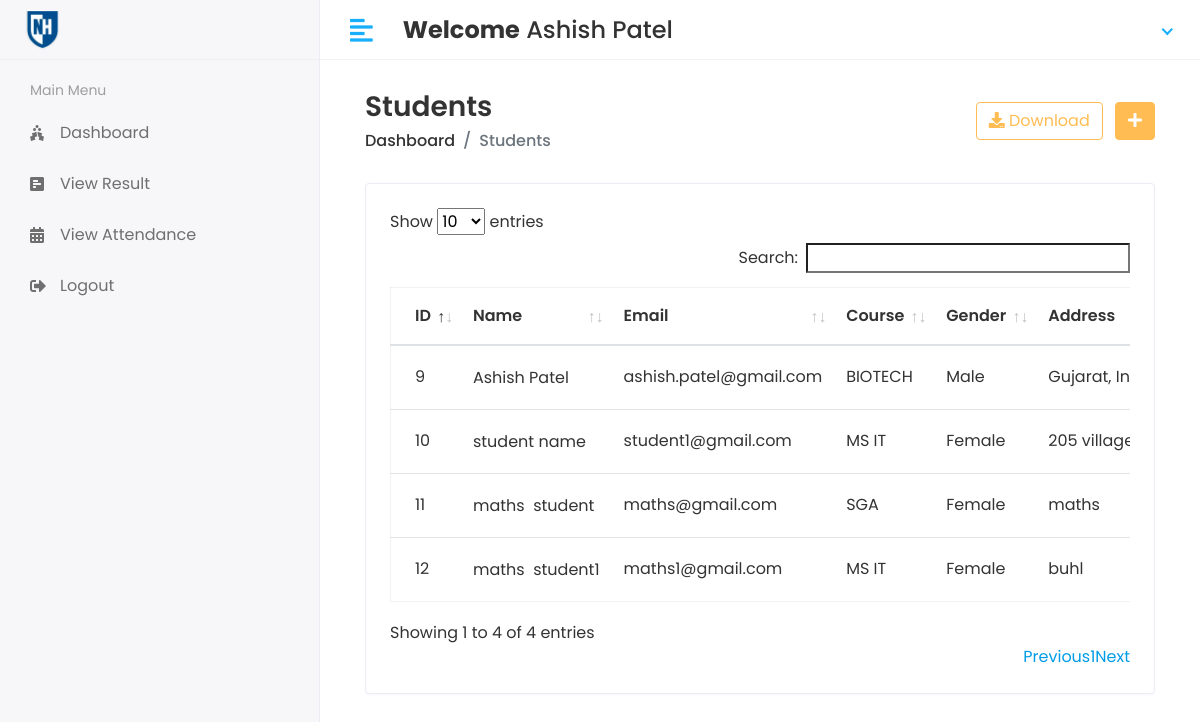
The page /hod/View/Student (signed in) on the database its author committed.
### app/models.py (models this page shows, shortened)
class CustomUser(AbstractUser):
    USER = (
        (1,'HOD'),
        (2,'STAFF'),
        (3,'STUDENT'),
    )
    user_type = models.CharField(choices = USER ,max_length=50,default=1)
    profile_pic = models.ImageField(upload_to='profile_pics/', blank=True, null=True)

class Student(models.Model):
    admin = models.OneToOneField(CustomUser,on_delete=models.CASCADE)
    address = models.TextField()
    gender = models.CharField(max_length=100)
    course_id = models.ForeignKey(Course,on_delete=models.DO_NOTHING)
    session_year_id = models.ForeignKey(Session_Year,on_delete=models.CASCADE)
    created_at = models.DateTimeField(auto_now_add=True)
    updated_at = models.DateTimeField(auto_now=True)

class Course(models.Model):
    name = models.CharField(max_length= 100)
    created_at = models.DateTimeField(auto_now_add = True)
    updated_at = models.DateTimeField(auto_now = True)

### Attendance_Recording/hod_views.py (the view)
# urls.py: path('hod/View/Student', hod_views.VIEW_STUDENT, name= "view_student"),
@login_required(login_url='/')
def VIEW_STUDENT(request):
    student = Student.objects.all()
    context = {
        'student' : student,
    }
    return render(request, 'hod/view_student.html',context)

### templates/hod/view_student.html (shortened to what this page needs)
{% extends 'base.html' %}
{% block content %}
<div class="content container-fluid">
    <div class="page-header">
       <div class="row align-items-center">
          <div class="col">
             <h3 class="page-title">Students</h3>
             <ul class="breadcrumb">
                <li class="breadcrumb-item"><a href="index.html">Dashboard</a></li>
                <li class="breadcrumb-item active">Students</li>
             </ul>
          </div>
          <div class="col-auto text-right float-right ml-auto">
             <a href="#" class="btn btn-outline-primary mr-2"><i class="fas fa-download"></i> Download</a>
             <a href="add-student.html" class="btn btn-primary"><i class="fas fa-plus"></i></a>
          </div>
       </div>
    </div>
    <div class="row">
       <div class="col-sm-12">
          <div class="card card-table">
             <div class="card-body">
                <div class="table-responsive">
                  <table id="table_id" class="table table-hover table-center mb-0">
                      <thead>
                         <tr>
                            <th>ID</th>
                            <th>Name</th>
                            <th>Email</th>
                            <th>Course</th>
                            <th>Gender</th>
                            <th>Address</th>
                         </tr>
                      </thead>
                      <tbody>
                        {% for i in student %}
                         <tr>
                            <td>{{i.id}}</td>
                            <td>
                               <h2 class="table-avatar">
                                  <a href="student-details.html">{{i.admin.first_name}}&nbsp;{{i.admin.last_name}}</a>
                               </h2>
                            </td>
                            <td>{{i.admin.email}}</td>
                            <td>{{i.course_id.name}}</td>
                            <td>{{i.gender}}</td>
                            <td>{{i.address}}</td>
                         </tr>
                        {% endfor %}
                      </tbody>
                   </table>
                </div>
             </div>
          </div>
       </div>
    </div>
 </div>
{% endblock %}

### templates/base.html (shortened to what this page needs)
<!DOCTYPE html>
<html lang="en">
{% load static %}
   <head>
      <link rel="stylesheet" href="{%static 'assets/plugins/bootstrap/css/bootstrap.min.css' %}">
      <link rel="stylesheet" href="{%static 'assets/plugins/fontawesome/css/fontawesome.min.css' %}">
      <link rel="stylesheet" href="{%static 'assets/plugins/fontawesome/css/all.min.css' %}">
      <link rel="stylesheet" href="{%static 'assets/css/style.css' %}">
   <link rel="stylesheet" href="{% static 'assets/plugins/datatables/datatables.min.css' %}">
   </head>
   <body>
    <div class="main-wrapper">
      {% include 'includes/header.html' %}
      {% include 'includes/sidebar.html' %}
<div class="page-wrapper">
   <div class="content container-fluid">
{% block content %}
      {% endblock %}
   </div>
</div>
   </body>
</html>

### templates/includes/header.html (shortened to what this page needs)
{% load static %}
<div class="header">
   <div class="header-left">
      <a href="index.html" class="logo">
      <img src="{% static 'assets/img/logo_unh.png' %}" alt="Logo">
      </a>
   </div>
   <a href="javascript:void(0);" id="toggle_btn">
   <i class="fas fa-align-left"></i>
   </a>
   <div class="top-nav-search mt-3">
      <h4><strong>Welcome</strong>&nbsp<span>{{user.first_name}} {{ user.last_name }}</span>&nbsp;</h4>
   </div>
   <ul class="nav user-menu">
      <li class="nav-item dropdown noti-dropdown">
         <a href="#" class="dropdown-toggle nav-link" data-toggle="dropdown">
         </a>
      </li>
      <li class="nav-item dropdown has-arrow">
         <a href="#" class="dropdown-toggle nav-link" data-toggle="dropdown">
        </a>
      </li>
   </ul>
</div>

### templates/includes/sidebar.html (shortened to what this page needs)
{% load active_link_tags %}
<div class="sidebar" id="sidebar">
   <div class="sidebar-inner slimscroll">
      <div id="sidebar-menu" class="sidebar-menu">
         {% if user.user_type == '1' %}
         <ul>
            <li class="menu-title">
               <span>Main Menu</span>
            </li>
            <li class = "{% active_link 'hod_home' 'active' %}">
              <a href="{% url 'hod_home' %}"><i class="fas fa-holly-berry"></i> <span>Dashboard</span></a>
           </li>
            <li class="submenu {% active_link 'add_student' 'active' %} {% active_link 'view_student' 'active' %}">
               <a href="#"><i class="fas fa-user-graduate"></i> <span> Students</span> <span class="menu-arrow"></span></a>
               <ul>
                  <li><a href="{% url 'add_student' %}">Add Student</a></li>
                  <li><a href="{% url 'view_student' %}">View Student</a></li>
               </ul>
            </li>
            <li class="submenu {% active_link 'add_staff' 'active' %} {% active_link 'view_staff' 'active' %}">
               <a href="#"><i class="fas fa-chalkboard-teacher"></i> <span> Staff</span> <span class="menu-arrow"></span></a>
               <ul>
                  <li><a href="{% url 'add_staff' %}">Add Staff</a></li>
                  <li><a href="{% url 'view_staff' %}">View Staff</a></li>
               </ul>
            </li>
            <li class="submenu {% active_link 'add_course' 'active' %} {% active_link 'view_course' 'active' %}">
               <a href="#"><i class="fa fa-graduation-cap"></i> <span> Course</span> <span class="menu-arrow"></span></a>
               <ul>
                  <li><a href="{% url 'add_course' %}">Add Course</a></li>
                  <li><a href="{% url 'view_course' %}">View Course</a></li>
               </ul>
            </li>
            <li class="submenu {% active_link 'add_subject' 'active' %} {% active_link 'view_subject' 'active' %}">
               <a href="#"><i class="fas fa-book-reader"></i> <span> Subjects</span> <span class="menu-arrow"></span></a>
               <ul>
                  <li><a href="{% url 'add_subject' %}">Add Subject</a></li>
                  <li><a href="{% url 'view_subject' %}">View Subject</a></li>
               </ul>
            </li>
            <li class="submenu {% active_link 'add_session' 'active' %} {% active_link 'view_session' 'active' %}">
               <a href="#"><i class="fas fa-clock"></i> <span> Session</span> <span class="menu-arrow"></span></a>
               <ul>
                 <li><a href="{% url 'add_session' %}">Add Session</a></li>
                 <li><a href="{% url 'view_session' %}">View Session</a></li>
               </ul>
            </li>
           <li>
              <a href="{% url 'logout' %}"><i class="fas fa-sign-out-alt"></i> <span>Logout</span></a>
           </li>
         </ul>
         {% else %}
         <ul>
            <li class="menu-title">
               <span>Main Menu</span>
            </li>
            <li class = "{% active_link 'student_home' 'active' %}">
              <a href="{% url 'student_home' %}"><i class="fas fa-holly-berry"></i> <span>Dashboard</span></a>
            </li>
            <li class ="">
                 <a href=""><i class="fa fas fa-poll-h" aria-hidden="true"></i><span>View Result</span></a>
            </li>
            <li class = "">
               <a href="{% url 'hod_home' %}"><i class="fas fa-calendar-alt"></i> <span>View Attendance</span></a>
              </li>
            <li class ="">
               <a href="{% url 'logout' %}"><i class="fas fa-sign-out-alt"></i> <span>Logout</span></a>
          </li>
         </ul>
         {% endif %}
      </div>
   </div>
</div>

### rows shown on the page
CustomUser: first_name "Ashish", last_name "Patel"
Student: id "9", admin.first_name "Ashish", admin.last_name "Patel", admin.email "ashish.patel@gmail.com", course_id.name "BIOTECH", gender "Male", address "Gujarat,…"
Student: id "10", admin.first_name "student", admin.last_name "name", admin.email "student1@gmail.com", course_id.name "MS IT", gender "Female", address "205…"
Student: id "11", admin.first_name "maths", admin.last_name "student", admin.email "maths@gmail.com", course_id.name "SGA", gender "Female", address "maths"
Student: id "12", admin.first_name "maths", admin.last_name "student1", admin.email "maths1@gmail.com", course_id.name "MS IT", gender "Female", address "buhl"
